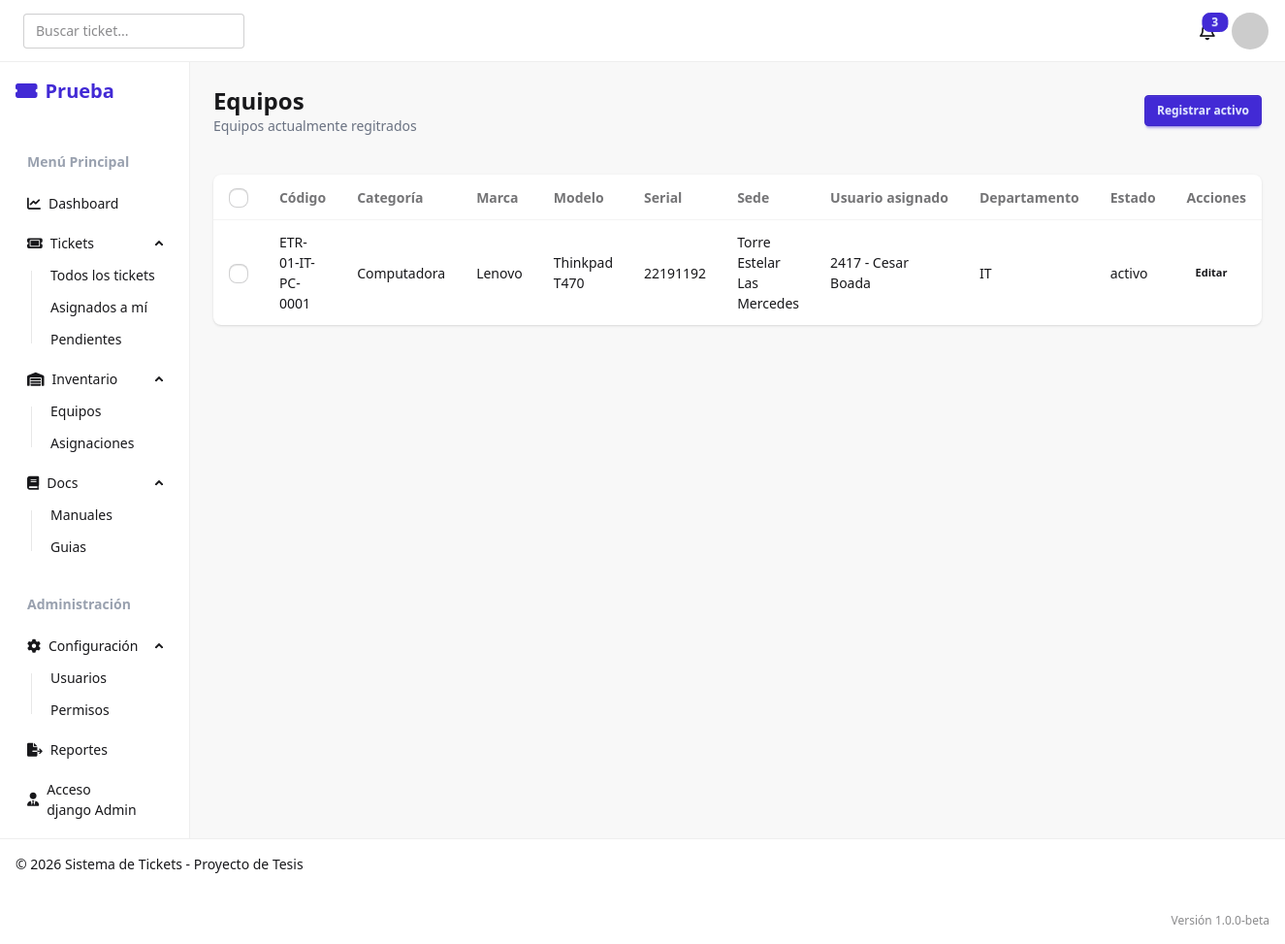
The app's page /inventory/view/ with its own data.
### inventory/models.py (models this page shows, shortened)
class activos(models.Model):
    codigo = models.CharField(max_length=50, primary_key=True)
    categoria = models.ForeignKey(
        activos_categoria,
        on_delete=models.PROTECT,
        to_field='nombre',
        db_column='categoria',
        related_name='activos',
    )
    marca = models.CharField(max_length=50)
    modelo = models.CharField(max_length=50)
    serial = models.CharField(max_length=50, unique=True)
    sede = models.ForeignKey(
        'users.sede',
        on_delete=models.PROTECT,
        to_field='codigo',
        related_name='activos',
    )
    usuario_asignado = models.ForeignKey(
        'users.usuario',
        on_delete=models.SET_NULL,
        null=True,
        blank=True,
        related_name='activos_asignados',
        to_field='ID_empleado',
        db_column='usuario_asignado'
    )
    departamento = models.ForeignKey(
        'users.departamento',
        on_delete=models.PROTECT,
        to_field='nombre',
        db_column='departamento',
        related_name='activos'
    )
    estado = models.CharField(max_length=50) #'Activo', 'Inactivo', 'Dado de baja'
    verbose_name_plural = "activos"

class activos_categoria(models.Model):
    codigo = models.CharField(max_length=50, unique=True, null=True)
    nombre = models.CharField(max_length=100, unique=True)
    descripcion = models.TextField(blank=True)
    class Meta:
        verbose_name_plural = "categorias de activo"
    def __str__(self):
        return self.nombre

### users/models.py (models this page shows)
class sede(models.Model):
    codigo = models.CharField(
        max_length=3,
        unique=True,
        help_text="Codigo de sede de 3 caracteres")
    nombre = models.CharField(
        max_length=50,
        unique=True)
    departamentos = models.ManyToManyField(
        departamento,
        related_name='sedes',
        help_text="Departamentos en esta sede"
        )
    def __str__(self):
        return self.nombre

class usuario(AbstractUser):
    validador_empleado = RegexValidator(
        regex=r'^\d{4}',
        message="el numero de empleado debe tener 4 digitos"
    )
    ID_empleado = models.CharField(
        max_length=4,
        unique=True,
        validators=[validador_empleado],
        help_text="ID de empleado de 4 digitos",
        default="0000"
    )
    USERNAME_FIELD = 'ID_empleado'
    departamento = models.ForeignKey(
        'departamento',
        on_delete=models.SET_NULL,
        null=True,
        related_name='usuarios'
        )
    sede = models.ForeignKey(
        'sede',
        on_delete=models.SET_NULL,
        null=True,
        related_name='usuarios'
        )
    REQUIRED_FIELDS = ['username', 'email']
    def __str__(self):
        return f"{self.ID_empleado} - {self.get_full_name()}"

class departamento(models.Model):
    codigo = models.CharField(max_length=10, unique=True, null=True)
    nombre = models.CharField(max_length=50, unique=True)
    def __str__(self):
        return self.nombre
    class Meta:
        verbose_name_plural = "departamentos"

### inventory/views.py (the view)
# urls.py: path('view/', views.inventory_view, name='inventory_view'),
def inventory_view(request):
    activos_registrados = (
        activos.objects.select_related('categoria', 'sede', 'usuario_asignado', 'departamento')
        .filter(estado__iexact='activo')
        .order_by('codigo')
    )
    return render(request, 'inventory_view.html', {'activos': activos_registrados})

### inventory/templates/inventory_view.html (shortened to what this page needs)
{% extends 'base.html' %}
{% block content %}
<div class="space-y-6">
    <div class="flex flex-col gap-4 sm:flex-row sm:items-center sm:justify-between">
        <div>
            <h1 class="text-2xl font-bold">Equipos</h1>
            <p class="text-sm text-gray-500">Equipos actualmente regitrados</p>
        </div>
        <a href="{% url 'inventory_create' %}" class="btn btn-primary btn-sm">Registrar activo</a>
    </div>
    <form method="post" action="{% url 'inventory_delete' %}" class="space-y-4">
        <div class="overflow-x-auto bg-base-100 rounded-lg shadow">
            <table class="table w-full">
                <thead>
                    <tr>
                        <th><input type="checkbox" id="select-all" class="checkbox checkbox-sm" /></th>
                        <th>Código</th>
                        <th>Categoría</th>
                        <th>Marca</th>
                        <th>Modelo</th>
                        <th>Serial</th>
                        <th>Sede</th>
                        <th>Usuario asignado</th>
                        <th>Departamento</th>
                        <th>Estado</th>
                        <th>Acciones</th>
                    </tr>
                </thead>
                <tbody>
                    {% for activo in activos %}
                        <tr>
                            <td>
                                <input type="checkbox" name="activos_seleccionados" value="{{ activo.codigo }}" class="checkbox checkbox-sm row-checkbox" />
                            </td>
                            <td>{{ activo.codigo }}</td>
                            <td>{{ activo.categoria }}</td>
                            <td>{{ activo.marca }}</td>
                            <td>{{ activo.modelo }}</td>
                            <td>{{ activo.serial }}</td>
                            <td>{{ activo.sede }}</td>
                            <td>{{ activo.usuario_asignado|default:'Sin asignar' }}</td>
                            <td>{{ activo.departamento }}</td>
                            <td>{{ activo.estado }}</td>
                            <td>
                                <a href="{% url 'inventory_edit' activo.codigo %}" class="btn btn-ghost btn-xs">Editar</a>
                            </td>
                        </tr>
                    {% empty %}
                        <tr>
                            <td colspan="11" class="text-center text-gray-500 py-6">No hay activos activos registrados.</td>
                        </tr>
                    {% endfor %}
                </tbody>
            </table>
        </div>
    </form>
</div>
{% endblock %}

### records on screen
activos: codigo "ETR-01-IT-PC-0001", categoria "Computadora", marca "Lenovo", modelo "Thinkpad T470", serial "22191192", sede "Torre Estelar Las Mercedes", usuario_asignado "2417 - Cesar Boada", departamento "IT", estado "activo"
